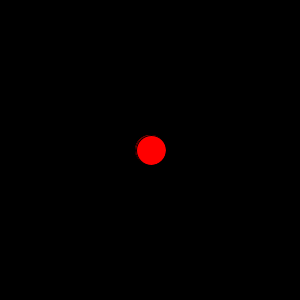
Frame 1 (no input)
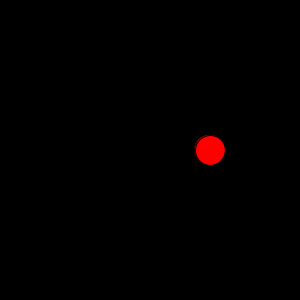
Frame 60 (the mouse pressed at the canvas centre just before this capture)
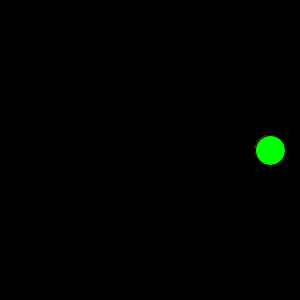
Frame 120 (the mouse held since frame 60 and released just before this capture)

The Processing sketch that drew these frames (run headless with seeded random() and noise(); from frame 60 on, the mouse is pressed at the canvas centre):

// Processing sketch: ex13_05
// ── ex13_05.pde
// 본문 코드: 원 좌우 반사 (메소드 오버로딩)

Circle c;
color cc;
int count = 0;

void setup() {
  size(300, 300);
  c = new Circle();
}

void draw() {
  background(0);
  c.display();
  c.move();
  if (count == 0) {
    c.display();
  } else if (count == 1) {
    cc = color(0, 255, 0);
    c.display(cc);
  } else {
    cc = color(0, 0, 255);
    c.display(cc, 60);
  }
}

void mousePressed() {
  count++;
  if (count > 2) {
    count = 0;
  }
}

// 클래스 코드

class Circle {
  color c;
  float x, y, d, velocity;

  Circle() {
    c = color(255, 0, 0);
    x = width/2;
    y = height/2;
    d = 30;
    velocity = 1;
  }

  void display() {
    fill(c);
    ellipse(x, y, d, d);
  }

  void display(color cc) {
    fill(cc);
    ellipse(x, y, d, d);
  }

  void display(color cc, float dd) {
    fill(cc);
    ellipse(x, y, dd, dd);
  }

  void move() {
    x += velocity;
    if (x < 0 || x > width) {
      velocity *= -1;
    }
  }
}
